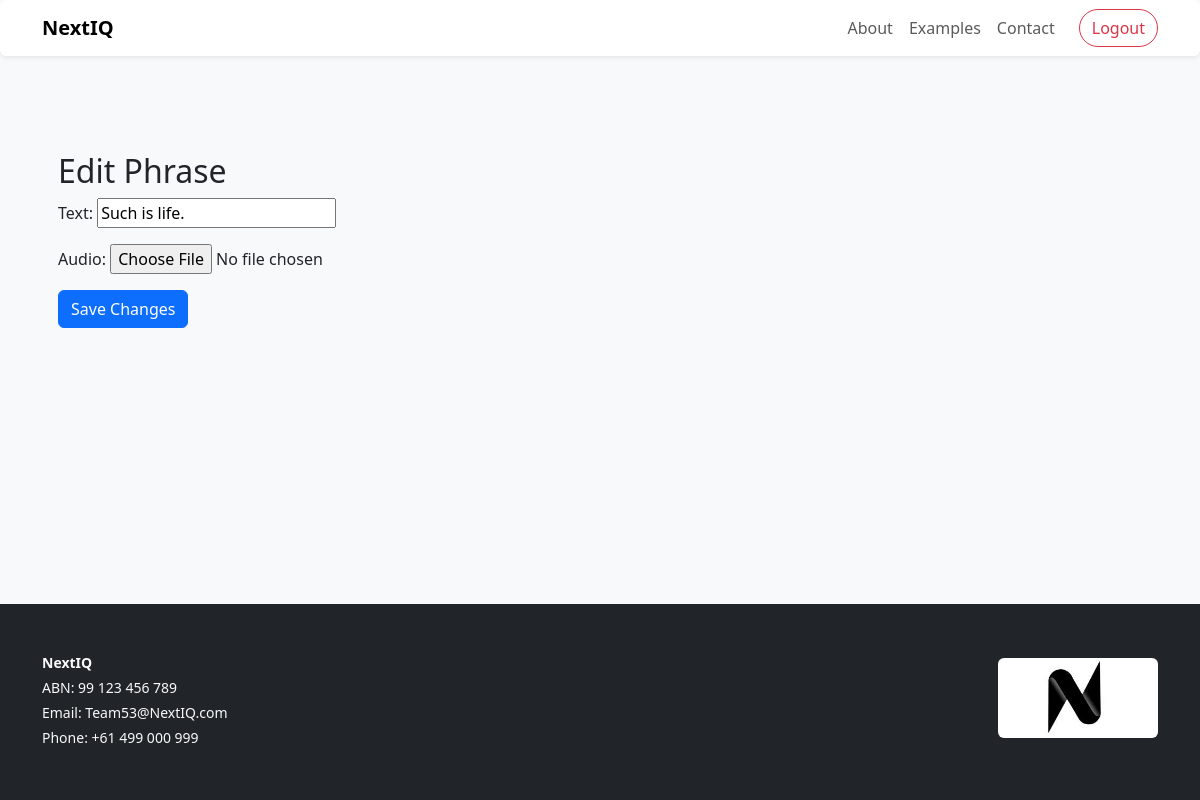
Page /edit-phrase/1/ (signed in) on the committed database.
### core/models.py (models this page shows, shortened)
class Phrase(models.Model):
    text = models.CharField(max_length=255)
    audio = models.FileField(upload_to="audio/", blank=True, null=True)
    created_by = models.ForeignKey(User, on_delete=models.CASCADE, related_name="phrases")
    acara_code = models.CharField(max_length=50, blank=True, default="")

class SiteSetting(models.Model):
    org_name = models.CharField(max_length=200, blank=True, default="Alloneword")
    abn = models.CharField(max_length=50, blank=True, default="")
    contact_email = models.EmailField(blank=True, default="")
    phone = models.CharField(max_length=50, blank=True, default="")
    footer_note = models.TextField(blank=True, default="")
    banner_image = models.ImageField(upload_to="banners/", null=True, blank=True)
    banner_text = models.TextField(blank=True, default="")
    class Meta:
        verbose_name = "Site Setting"
        verbose_name_plural = "Site Settings"
    @classmethod
    def get(cls):
        obj = cls.objects.first()
        if not obj:
            obj = cls.objects.create()
        return obj

### core/views.py (the view)
# urls.py: path('edit-phrase/<int:phrase_id>/', views.edit_phrase, name='edit_phrase'),
@login_required
def edit_phrase(request, phrase_id):
    if request.user.role not in ['admin', 'teacher']:
        return redirect('home')
    phrase = get_object_or_404(Phrase, id=phrase_id)
    if request.method == 'POST':
        form = PhraseForm(request.POST, request.FILES, instance=phrase)
        if form.is_valid():
            form.save()
            messages.success(request, "Phrase updated.")
            return redirect('home')
    else:
        form = PhraseForm(instance=phrase)
    return render(request, 'core/edit_phrase.html', {'form': form, 'phrase': phrase})

### core/forms.py
class PhraseForm(forms.ModelForm):
    class Meta:
        model = Phrase
        fields = ["text", "audio", "acara_code"]

### core/context_processors.py (called while the page is built)
def site_settings(request):
    return {
        "SITE": SiteSetting.get()
    }

### core/templates/core/edit_phrase.html (shortened to what this page needs)
{% extends "core/base.html" %}
{% block content %}
<div class="container mt-5">
    <h2>Edit Phrase</h2>
    <form method="POST" enctype="multipart/form-data">
        <div class="mb-3">
            {{ form.text.label_tag }}
            {{ form.text }}
        </div>
        <div class="mb-3">
            {{ form.audio.label_tag }}
            {{ form.audio }}
        </div>
        <button type="submit" class="btn btn-primary">Save Changes</button>
    </form>
</div>
{% endblock %}

### core/templates/core/base.html (shortened to what this page needs)
{% load static %}
<!doctype html>
<html lang="en">
<head>
  <link href="https://cdn.jsdelivr.net/npm/bootstrap@5.3.1/dist/css/bootstrap.min.css" rel="stylesheet">
  <link href="{% static 'core/css/custom.css' %}" rel="stylesheet">
</head>
<body class="bg-light d-flex flex-column min-vh-100">
<nav class="navbar navbar-expand-lg navbar-light bg-white shadow-sm rounded">
  <div class="container">
    <a class="navbar-brand fw-bold" href="{% url 'home' %}">NextIQ</a>
    <div class="collapse navbar-collapse" id="navbarNav">
      <ul class="navbar-nav ms-auto align-items-center">
        <li class="nav-item">
          <a class="nav-link" href="{% url 'about_page' %}">About</a>
        </li>
        <li class="nav-item">
          <a class="nav-link" href="{% url 'examples_list' %}">Examples</a>
        </li>
        <li class="nav-item">
          <a class="nav-link" href="{% url 'contact_page' %}">Contact</a>
        </li>
        {% if user.is_authenticated %}
          <li class="nav-item ms-3">
            <form action="{% url 'logout' %}" method="post" class="d-inline">
              <button type="submit" class="btn btn-outline-danger rounded-pill">Logout</button>
            </form>
          </li>
        {% endif %}
      </ul>
    </div>
  </div>
</nav>
<main class="py-5 px-3 container flex-grow-1">
  {% block content %}{% endblock %}
</main>
<footer class="bg-dark text-light py-5 mt-5">
  <div class="container d-flex flex-column flex-md-row justify-content-between align-items-center">
    <div class="text-center text-md-start mb-3 mb-md-0 small">
      {% if SITE %}
        <p class="mb-1"><strong>{{ SITE.org_name|default:"Organization Name" }}</strong></p>
        {% if SITE.abn %}<p class="mb-1">ABN: {{ SITE.abn }}</p>{% endif %}
        {% if SITE.contact_email %}
          <p class="mb-1">Email:
            <a href="mailto:{{ SITE.contact_email }}" class="text-light text-decoration-none">{{ SITE.contact_email }}</a>
          </p>
        {% endif %}
        {% if SITE.phone %}
          <p class="mb-1">Phone:
            <a href="tel:{{ SITE.phone }}" class="text-light text-decoration-none">{{ SITE.phone }}</a>
          </p>
        {% endif %}
      {% else %}
        <p class="text-muted mb-0">Footer details not configured.</p>
      {% endif %}
    </div>
    <div class="text-center text-md-end">
      {% if SITE.banner_image %}
        <img src="{{ SITE.banner_image.url }}" class="rounded mb-2" style="max-height: 80px;" alt="Site Banner">
      {% endif %}
    </div>
  </div>
</footer>
</body>
</html>

### static/core/css/custom.css (style rules this page uses)
body { background-color: #f8f9fa; }

### rows in the picture
Phrase: text "Such is life."
SiteSetting: org_name "NextIQ", abn "99 123 456 789", contact_email "Team53@NextIQ.com", phone "+61 499 000 999", banner_image (picture)
